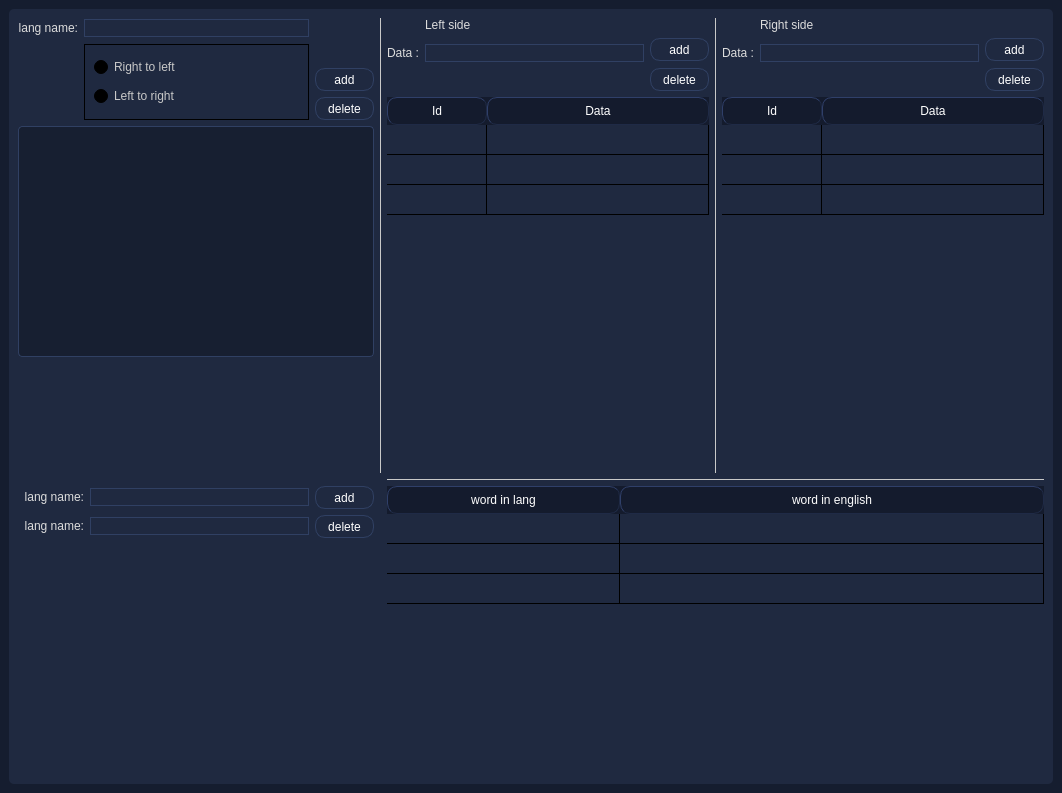
<?xml version="1.0" encoding="UTF-8"?>
<ui version="4.0">
 <class>lan_add</class>
 <widget class="QMainWindow" name="lan_add">
  <property name="geometry">
   <rect>
    <x>0</x>
    <y>0</y>
    <width>1062</width>
    <height>793</height>
   </rect>
  </property>
  <property name="windowTitle">
   <string>add lang</string>
  </property>
  <property name="windowIcon">
   <iconset>
    <normaloff>icons/hr logo.png</normaloff>icons/hr logo.png</iconset>
  </property>
  <property name="styleSheet">
   <string notr="true">background-color: rgb(21, 29, 47);</string>
  </property>
  <widget class="QWidget" name="centralwidget">
   <layout class="QGridLayout" name="gridLayout">
    <item row="1" column="0">
     <widget class="QFrame" name="frame">
      <property name="styleSheet">
       <string notr="true">
#frame{
background-color: rgb(31, 41, 64);
 border-radius: 5px;
color:rgb(255,255,255);
	
}
QLabel,QCheckBox{

color: rgb(220, 220, 220);
}


#edit{
border: 2px solid rgb(198, 116, 69);
color: rgb(220, 220, 220);
}
#delete_item{
border: 2px solid rgb(218, 0, 3);
color: rgb(220, 220, 220);
}
#add_new_item{
border: 2px solid rgb(45, 208, 0);
color: rgb(220, 220, 220);
}
#edit:pressed , #delete_item:pressed , #add_new_item:pressed{
color: rgb(255, 255, 255);
	background-color: rgb(21, 29, 47);
}










QLabel,QCheckBox{
background-color: qradialgradient(spread:pad, cx:0.5, cy:0.5, radius:0.5, fx:0.5, fy:0.5, stop:0.243781 rgba(62, 62, 62, 0));
}


QLineEdit , QPushButton , QToolButton , QListWidget , QListWidget::item , QPushButton , QDateEdit,QTimeEdit
,QTextEdit
{
padding-left:6px;
padding-right:6px;
color:rgb(255,255,255);
border: 1px solid rgb(48, 64, 99);;
background-color: qradialgradient(spread:pad, cx:0.5, cy:0.5, radius:0.5, fx:0.5, fy:0.5, stop:0.243781 rgba(62, 62, 62, 0));
border-radius: 4px;

}


QListWidget{
background-color: rgb(23, 31, 49);

}


QPushButton , QToolButton,QLineEdit,QDateEdit,QTimeEdit{

border-radius: 10px;}




QScrollBar::sub-page:vertical ,QScrollBar::add-page:vertical{
background:rgb(24, 32, 49);}


QToolButton:pressed,QPushButton:pressed,QListWidget:item {
padding:1px;
background-color: rgb(20, 27, 45);}


QListWidget {
padding-top:8px;

}
 QPushButton , QToolButton{

padding:0px;
}


QScrollBar::handle:vertical,QListWidget:item:hover{
border-radius: 4px;
border: 2px solid rgb(164, 190, 217);
background-color: qradialgradient(spread:pad, cx:0.5, cy:0.5, radius:0.5, fx:0.5, fy:0.5, stop:0.243781 rgba(62, 62, 62, 0));
}


QListWidget::item:selected {
background-color: qradialgradient(spread:pad, cx:0.5, cy:0.5, radius:0.5, fx:0.5, fy:0.5, stop:0.243781 rgba(62, 62, 62, 0));

border: 2px solid rgb(17, 0, 255);
color:rgb(10, 57, 170);
}






QToolTip{
color:rgb(210,210,210);
background-color:rgb(42, 58, 94);
border-radius: 7px;
border: 2px solid rgb(0, 112, 187);
}
</string>
      </property>
      <property name="frameShape">
       <enum>QFrame::StyledPanel</enum>
      </property>
      <property name="frameShadow">
       <enum>QFrame::Raised</enum>
      </property>
      <layout class="QGridLayout" name="gridLayout_2" rowstretch="0,0,0,0,0,0,0,0,0,0,0">
       <item row="1" column="7" rowspan="2">
        <widget class="QPushButton" name="pushButton_4">
         <property name="minimumSize">
          <size>
           <width>59</width>
           <height>23</height>
          </size>
         </property>
         <property name="text">
          <string>add</string>
         </property>
        </widget>
       </item>
       <item row="2" column="10">
        <widget class="QLineEdit" name="lineEdit_3"/>
       </item>
       <item row="3" column="7">
        <widget class="QPushButton" name="pushButton_3">
         <property name="minimumSize">
          <size>
           <width>59</width>
           <height>23</height>
          </size>
         </property>
         <property name="text">
          <string>delete</string>
         </property>
        </widget>
       </item>
       <item row="2" column="5">
        <widget class="QLabel" name="label_4">
         <property name="text">
          <string>&lt;html&gt;&lt;head/&gt;&lt;body&gt;&lt;p align=&quot;right&quot;&gt;Data :&lt;/p&gt;&lt;/body&gt;&lt;/html&gt;</string>
         </property>
        </widget>
       </item>
       <item row="0" column="0" rowspan="2">
        <widget class="QLabel" name="label">
         <property name="text">
          <string>&lt;html&gt;&lt;head/&gt;&lt;body&gt;&lt;p align=&quot;right&quot;&gt;lang name:&lt;/p&gt;&lt;/body&gt;&lt;/html&gt;</string>
         </property>
        </widget>
       </item>
       <item row="0" column="1" rowspan="2" colspan="2">
        <widget class="QLineEdit" name="lineEdit"/>
       </item>
       <item row="0" column="6">
        <widget class="QLabel" name="label_2">
         <property name="text">
          <string>Left side</string>
         </property>
        </widget>
       </item>
       <item row="1" column="11" rowspan="2">
        <widget class="QPushButton" name="pushButton_6">
         <property name="minimumSize">
          <size>
           <width>59</width>
           <height>23</height>
          </size>
         </property>
         <property name="text">
          <string>add</string>
         </property>
        </widget>
       </item>
       <item row="2" column="6">
        <widget class="QLineEdit" name="lineEdit_2"/>
       </item>
       <item row="0" column="10">
        <widget class="QLabel" name="label_3">
         <property name="text">
          <string>Right side</string>
         </property>
        </widget>
       </item>
       <item row="2" column="9">
        <widget class="QLabel" name="label_5">
         <property name="text">
          <string>&lt;html&gt;&lt;head/&gt;&lt;body&gt;&lt;p align=&quot;right&quot;&gt;Data :&lt;/p&gt;&lt;/body&gt;&lt;/html&gt;</string>
         </property>
        </widget>
       </item>
       <item row="7" column="5" colspan="7">
        <widget class="QFrame" name="frame_5">
         <property name="maximumSize">
          <size>
           <width>16777215</width>
           <height>1</height>
          </size>
         </property>
         <property name="styleSheet">
          <string notr="true">border: 2px solid rgb(200,200,200);
background-color: qradialgradient(spread:pad, cx:0.5, cy:0.5, radius:0.5, fx:0.5, fy:0.5, stop:0.243781 rgba(62, 62, 62, 0));</string>
         </property>
         <property name="frameShape">
          <enum>QFrame::StyledPanel</enum>
         </property>
         <property name="frameShadow">
          <enum>QFrame::Raised</enum>
         </property>
        </widget>
       </item>
       <item row="2" column="1" rowspan="3" colspan="2">
        <widget class="QFrame" name="frame_2">
         <property name="styleSheet">
          <string notr="true">background-color: qradialgradient(spread:pad, cx:0.5, cy:0.5, radius:0.5, fx:0.5, fy:0.5, stop:0.243781 rgba(62, 62, 62, 0));
color:rgb(200,200,200);</string>
         </property>
         <property name="frameShape">
          <enum>QFrame::StyledPanel</enum>
         </property>
         <property name="frameShadow">
          <enum>QFrame::Raised</enum>
         </property>
         <layout class="QVBoxLayout" name="verticalLayout">
          <item>
           <widget class="QRadioButton" name="radioButton">
            <property name="text">
             <string>Right to left</string>
            </property>
           </widget>
          </item>
          <item>
           <widget class="QRadioButton" name="radioButton_2">
            <property name="text">
             <string>Left to right</string>
            </property>
           </widget>
          </item>
         </layout>
        </widget>
       </item>
       <item row="0" column="4" rowspan="7">
        <widget class="QFrame" name="frame_3">
         <property name="minimumSize">
          <size>
           <width>1</width>
           <height>0</height>
          </size>
         </property>
         <property name="maximumSize">
          <size>
           <width>1</width>
           <height>16777215</height>
          </size>
         </property>
         <property name="styleSheet">
          <string notr="true">border: 2px solid rgb(200,200,200);
background-color: qradialgradient(spread:pad, cx:0.5, cy:0.5, radius:0.5, fx:0.5, fy:0.5, stop:0.243781 rgba(62, 62, 62, 0));</string>
         </property>
         <property name="frameShape">
          <enum>QFrame::StyledPanel</enum>
         </property>
         <property name="frameShadow">
          <enum>QFrame::Raised</enum>
         </property>
        </widget>
       </item>
       <item row="0" column="8" rowspan="7">
        <widget class="QFrame" name="frame_4">
         <property name="minimumSize">
          <size>
           <width>1</width>
           <height>0</height>
          </size>
         </property>
         <property name="maximumSize">
          <size>
           <width>1</width>
           <height>16777215</height>
          </size>
         </property>
         <property name="styleSheet">
          <string notr="true">border: 2px solid rgb(200,200,200);
background-color: qradialgradient(spread:pad, cx:0.5, cy:0.5, radius:0.5, fx:0.5, fy:0.5, stop:0.243781 rgba(62, 62, 62, 0));</string>
         </property>
         <property name="frameShape">
          <enum>QFrame::StyledPanel</enum>
         </property>
         <property name="frameShadow">
          <enum>QFrame::Raised</enum>
         </property>
        </widget>
       </item>
       <item row="4" column="5" rowspan="3" colspan="3">
        <widget class="QTableWidget" name="tableWidget">
         <property name="styleSheet">
          <string notr="true">


QTableWidget{
	border:0px;
	color: rgb(255, 255, 255);
	background-color: qradialgradient(spread:pad, cx:0.5, cy:0.5, radius:0.5, fx:0.5, fy:0.5, stop:0.243781 rgba(62, 62, 62, 0));

}
QHeaderView::section {

    padding: 4px;
	color: rgb(255, 255, 255);
    border-style: none;
	background-color: qlineargradient(spread:pad, x1:0, y1:0, x2:1, y2:0, stop:0 rgba(0, 0, 0, 0));

}
QHeaderView{

	background-color:rgb(20, 27, 45);

}
QHeaderView::section:horizontal
{
    border-top: 1px solid rgb(17, 0, 255);
	border-top-left-radius: 10px;
border-top-right-radius: 10px;
	background-color: rgb(20, 27, 45);
    border-style: outset;
    border-width: 1px ;
	border-color: rgb(31, 42, 70);
    border-radius: 10px;
}

</string>
         </property>
         <property name="textElideMode">
          <enum>Qt::ElideRight</enum>
         </property>
         <property name="verticalScrollMode">
          <enum>QAbstractItemView::ScrollPerPixel</enum>
         </property>
         <property name="cornerButtonEnabled">
          <bool>true</bool>
         </property>
         <property name="rowCount">
          <number>3</number>
         </property>
         <property name="columnCount">
          <number>2</number>
         </property>
         <attribute name="horizontalHeaderStretchLastSection">
          <bool>true</bool>
         </attribute>
         <attribute name="verticalHeaderVisible">
          <bool>false</bool>
         </attribute>
         <row/>
         <row/>
         <row/>
         <column>
          <property name="text">
           <string>Id</string>
          </property>
         </column>
         <column>
          <property name="text">
           <string>Data</string>
          </property>
         </column>
        </widget>
       </item>
       <item row="8" column="0" colspan="2">
        <widget class="QLabel" name="label_6">
         <property name="text">
          <string>&lt;html&gt;&lt;head/&gt;&lt;body&gt;&lt;p align=&quot;right&quot;&gt;lang name:&lt;/p&gt;&lt;/body&gt;&lt;/html&gt;</string>
         </property>
        </widget>
       </item>
       <item row="8" column="5" rowspan="3" colspan="7">
        <widget class="QTableWidget" name="tableWidget_3">
         <property name="styleSheet">
          <string notr="true">


QTableWidget{
	border:0px;
	color: rgb(255, 255, 255);
	background-color: qradialgradient(spread:pad, cx:0.5, cy:0.5, radius:0.5, fx:0.5, fy:0.5, stop:0.243781 rgba(62, 62, 62, 0));

}
QHeaderView::section {

    padding: 4px;
	color: rgb(255, 255, 255);
    border-style: none;
	background-color: qlineargradient(spread:pad, x1:0, y1:0, x2:1, y2:0, stop:0 rgba(0, 0, 0, 0));

}
QHeaderView{

	background-color:rgb(20, 27, 45);

}
QHeaderView::section:horizontal
{
    border-top: 1px solid rgb(17, 0, 255);
	border-top-left-radius: 10px;
border-top-right-radius: 10px;
	background-color: rgb(20, 27, 45);
    border-style: outset;
    border-width: 1px ;
	border-color: rgb(31, 42, 70);
    border-radius: 10px;
}

</string>
         </property>
         <property name="textElideMode">
          <enum>Qt::ElideRight</enum>
         </property>
         <property name="verticalScrollMode">
          <enum>QAbstractItemView::ScrollPerPixel</enum>
         </property>
         <property name="cornerButtonEnabled">
          <bool>true</bool>
         </property>
         <property name="rowCount">
          <number>3</number>
         </property>
         <property name="columnCount">
          <number>2</number>
         </property>
         <attribute name="horizontalHeaderDefaultSectionSize">
          <number>233</number>
         </attribute>
         <attribute name="horizontalHeaderStretchLastSection">
          <bool>true</bool>
         </attribute>
         <attribute name="verticalHeaderVisible">
          <bool>false</bool>
         </attribute>
         <row/>
         <row/>
         <row/>
         <column>
          <property name="text">
           <string>word in lang</string>
          </property>
         </column>
         <column>
          <property name="text">
           <string>word in english</string>
          </property>
         </column>
        </widget>
       </item>
       <item row="9" column="0" colspan="2">
        <widget class="QLabel" name="label_7">
         <property name="text">
          <string>&lt;html&gt;&lt;head/&gt;&lt;body&gt;&lt;p align=&quot;right&quot;&gt;lang name:&lt;/p&gt;&lt;/body&gt;&lt;/html&gt;</string>
         </property>
        </widget>
       </item>
       <item row="8" column="2">
        <widget class="QLineEdit" name="lineEdit_4"/>
       </item>
       <item row="9" column="2">
        <widget class="QLineEdit" name="lineEdit_5"/>
       </item>
       <item row="6" column="2" rowspan="2">
        <spacer name="verticalSpacer">
         <property name="orientation">
          <enum>Qt::Vertical</enum>
         </property>
         <property name="sizeHint" stdset="0">
          <size>
           <width>20</width>
           <height>117</height>
          </size>
         </property>
        </spacer>
       </item>
       <item row="9" column="3">
        <widget class="QPushButton" name="pushButton_7">
         <property name="minimumSize">
          <size>
           <width>59</width>
           <height>23</height>
          </size>
         </property>
         <property name="text">
          <string>delete</string>
         </property>
        </widget>
       </item>
       <item row="8" column="3">
        <widget class="QPushButton" name="pushButton_8">
         <property name="minimumSize">
          <size>
           <width>59</width>
           <height>23</height>
          </size>
         </property>
         <property name="text">
          <string>add</string>
         </property>
        </widget>
       </item>
       <item row="4" column="9" rowspan="3" colspan="3">
        <widget class="QTableWidget" name="tableWidget_2">
         <property name="styleSheet">
          <string notr="true">


QTableWidget{
	border:0px;
	color: rgb(255, 255, 255);
	background-color: qradialgradient(spread:pad, cx:0.5, cy:0.5, radius:0.5, fx:0.5, fy:0.5, stop:0.243781 rgba(62, 62, 62, 0));

}
QHeaderView::section {

    padding: 4px;
	color: rgb(255, 255, 255);
    border-style: none;
	background-color: qlineargradient(spread:pad, x1:0, y1:0, x2:1, y2:0, stop:0 rgba(0, 0, 0, 0));

}
QHeaderView{

	background-color:rgb(20, 27, 45);

}
QHeaderView::section:horizontal
{
    border-top: 1px solid rgb(17, 0, 255);
	border-top-left-radius: 10px;
border-top-right-radius: 10px;
	background-color: rgb(20, 27, 45);
    border-style: outset;
    border-width: 1px ;
	border-color: rgb(31, 42, 70);
    border-radius: 10px;
}

</string>
         </property>
         <property name="textElideMode">
          <enum>Qt::ElideRight</enum>
         </property>
         <property name="verticalScrollMode">
          <enum>QAbstractItemView::ScrollPerPixel</enum>
         </property>
         <property name="cornerButtonEnabled">
          <bool>true</bool>
         </property>
         <property name="rowCount">
          <number>3</number>
         </property>
         <property name="columnCount">
          <number>2</number>
         </property>
         <attribute name="horizontalHeaderStretchLastSection">
          <bool>true</bool>
         </attribute>
         <attribute name="verticalHeaderVisible">
          <bool>false</bool>
         </attribute>
         <row/>
         <row/>
         <row/>
         <column>
          <property name="text">
           <string>Id</string>
          </property>
         </column>
         <column>
          <property name="text">
           <string>Data</string>
          </property>
         </column>
        </widget>
       </item>
       <item row="3" column="11">
        <widget class="QPushButton" name="pushButton_5">
         <property name="minimumSize">
          <size>
           <width>59</width>
           <height>23</height>
          </size>
         </property>
         <property name="text">
          <string>delete</string>
         </property>
        </widget>
       </item>
       <item row="5" column="0" colspan="4">
        <widget class="QListWidget" name="listWidget"/>
       </item>
       <item row="10" column="2">
        <spacer name="verticalSpacer_2">
         <property name="orientation">
          <enum>Qt::Vertical</enum>
         </property>
         <property name="sizeHint" stdset="0">
          <size>
           <width>20</width>
           <height>220</height>
          </size>
         </property>
        </spacer>
       </item>
       <item row="4" column="3">
        <widget class="QPushButton" name="pushButton_2">
         <property name="minimumSize">
          <size>
           <width>59</width>
           <height>23</height>
          </size>
         </property>
         <property name="text">
          <string>delete</string>
         </property>
        </widget>
       </item>
       <item row="3" column="3">
        <widget class="QPushButton" name="pushButton">
         <property name="minimumSize">
          <size>
           <width>59</width>
           <height>23</height>
          </size>
         </property>
         <property name="text">
          <string>add</string>
         </property>
        </widget>
       </item>
      </layout>
     </widget>
    </item>
   </layout>
  </widget>
 </widget>
 <resources/>
 <connections/>
</ui>
